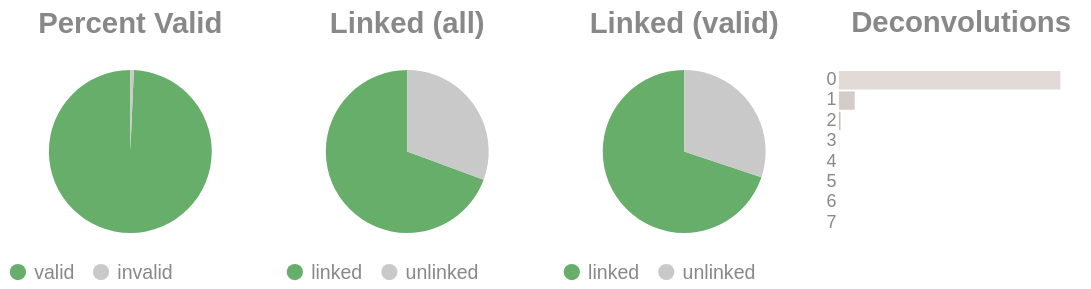

The code cell stored with this chart in its notebook:
### Code cell
if SKIPLR:
    pass
else:
    clash = Counter()
    for i in valids['molecule'].to_list():
        _mol = i.split("-")
        if len(_mol) == 1:
            clash.update('0')
        else:
            clash.update(_mol[-1])

    _d = {"deconvolutions": [], 'count': []}
    for k,v in clash.items():
        _d['deconvolutions'].append(k)
        _d['count'].append(v)

    tot_valid = valids['reads'].sum()
    mask = valids['reads'] >= 2
    n_linked_reads = valids.filter(mask)['reads'].sum()
    if n_linked_reads == 0:
        print_html("No linked molecules (>=2 reads) were detected; skipping linked-only distributions.")
        SKIPLR = True
    else:
        perc_valid = round(tot_valid / n_reads, 4)
        linked_perc_abs = round(n_linked_reads / n_reads, 4)
        linked_perc = round(n_linked_reads / tot_valid, 4)

    _valid = pl.DataFrame({"valids": ['valid', 'invalid'], "count": [tot_valid, n_reads - tot_valid]})
    _linked_abs = pl.DataFrame({"linked (absolute)": ['linked', 'unlinked'], "count": [n_linked_reads, n_reads - n_linked_reads]})
    _linked_rel = pl.DataFrame({"linked (valids)": ['linked', 'unlinked'], "count": [n_linked_reads, tot_valid - n_linked_reads]})

    (
        alt.hconcat(
            piechart(_valid, goodval = 'valid', title = "Percent Valid"),
            piechart(_linked_abs, goodval = "linked", title =  "Linked (all)"),
            piechart(_linked_rel, goodval = "linked", title =  "Linked (valid)"),
            convolutionbar(pl.DataFrame(_d), title = "Deconvolutions"),
            center = True,
            bounds = 'flush'
        )
        .resolve_scale(color='independent')
        .resolve_legend('independent')
        .properties(usermeta={'embedOptions': {"actions": False}})
    ).display()

### Figure 1 — Vega-Lite specification as saved in the notebook (floating-point values rounded to 4 significant figures)
{"width": "container", "height": 400, "config": {"title": {"anchor": "start", "dy": -15, "fontSize": 18, "color": "#888888", "subtitleColor": "#888888", "subtitleFontSize": 14}, "arc": {"fill": "#0072B2"}, "axis": {"domainColor": "#888888", "domainWidth": 0.5, "gridWidth": 0.2, "grid": false, "titleFontWeight": 400, "titleFontSize": 15, "labelFontSize": 11, "labelColor": "#888888", "tickColor": "#888888", "tickWidth": 0.2, "titleColor": "#888888"}, "axisBand": {"grid": false}, "axisX": {"grid": true, "tickSize": 10, "domainCap": "round"}, "axisY": {"domain": false, "grid": true, "tickSize": 0, "domainCap": "round"}, "background": "transparent", "header": {"labelFontSize": 15, "labelColor": "#888888", "titleFontSize": 15, "titleFontWeight": 600, "titleColor": "#888888"}, "legend": {"labelFont": "sans-serif", "labelFontSize": 12, "labelColor": "#888888", "symbolSize": 100, "symbolType": "circle", "titleFontSize": 12, "titlePadding": 10, "titleColor": "#888888", "title": null}, "range": {"category": ["#E69F00", "#56B4E9", "#009E73", "#F0E442", "#0072B2", "#D55E00", "#CC79A7", "#000000"], "diverging": ["#cfe8f3", "#a2d4ec", "#73bfe2", "#46abdb", "#1696d2", "#12719e"]}, "area": {"fill": "#0072B2", "fillOpacity": 0.7, "line": true, "strokeOpacity": 0.7}, "line": {"color": "#0072B2", "stroke": "#0072B2", "strokeWidth": 2}, "trail": {"color": "#0072B2", "stroke": "#0072B2", "strokeWidth": 0, "size": 1}, "point": {"filled": true, "fillOpacity": 1.0, "size": 95}, "text": {"color": "#888888", "fontSize": 11, "align": "right", "fontWeight": 400, "size": 11}, "bar": {"fill": "#0072B2", "stroke": null}, "view": {"stroke": null, "continuousWidth": 660, "continuousHeight": 400}}, "hconcat": [{"data": {"name": "data-f814bf3ad9f2a45d09849d7c70fbb2f8"}, "mark": {"type": "arc"}, "encoding": {"color": {"field": "valids", "legend": {"orient": "bottom", "title": null}, "scale": {"domain": ["valid", "invalid"], "range": ["#68ae6b", "#C9C9C9"]}, "title": "Valids", "type": "nominal"}, "theta": {"field": "count", "type": "quantitative"}, "tooltip": [{"field": "valids", "title": "Valids", "type": "ordinal"}, {"field": "percent", "format": ".2%", "title": "Percent", "type": "quantitative"}, {"field": "count", "title": "Count", "type": "quantitative"}]}, "height": 100, "title": {"text": "Percent Valid", "align": "center", "anchor": "middle"}, "transform": [{"calculate": "datum.count / 16119879", "as": "percent"}], "width": 150}, {"data": {"name": "data-8d27b62abf071e7aa501c1ae9bc229c4"}, "mark": {"type": "arc"}, "encoding": {"color": {"field": "linked (absolute)", "legend": {"orient": "bottom", "title": null}, "scale": {"domain": ["linked", "unlinked"], "range": ["#68ae6b", "#C9C9C9"]}, "title": "Linked (Absolute)", "type": "nominal"}, "theta": {"field": "count", "type": "quantitative"}, "tooltip": [{"field": "linked (absolute)", "title": "Linked (Absolute)", "type": "ordinal"}, {"field": "percent", "format": ".2%", "title": "Percent", "type": "quantitative"}, {"field": "count", "title": "Count", "type": "quantitative"}]}, "height": 100, "title": {"text": "Linked (all)", "align": "center", "anchor": "middle"}, "transform": [{"calculate": "datum.count / 16119879", "as": "percent"}], "width": 150}, {"data": {"name": "data-4ad19570371d4bde4841ef8433a4dde3"}, "mark": {"type": "arc"}, "encoding": {"color": {"field": "linked (valids)", "legend": {"orient": "bottom", "title": null}, "scale": {"domain": ["linked", "unlinked"], "range": ["#68ae6b", "#C9C9C9"]}, "title": "Linked (Valids)", "type": "nominal"}, "theta": {"field": "count", "type": "quantitative"}, "tooltip": [{"field": "linked (valids)", "title": "Linked (Valids)", "type": "ordinal"}, {"field": "percent", "format": ".2%", "title": "Percent", "type": "quantitative"}, {"field": "count", "title": "Count", "type": "quantitative"}]}, "height": 100, "title": {"text": "Linked (valid)", "align": "center", "anchor": "middle"}, "transform": [{"calculate": "datum.count / 16008398", "as": "percent"}], "width": 150}, {"data": {"name": "data-50f0c57f431d3d02b514a2a685b5ca69"}, "mark": {"type": "bar"}, "encoding": {"color": {"field": "deconvolutions", "legend": null, "scale": {"scheme": "lightgreyred"}, "type": "nominal"}, "tooltip": [{"field": "deconvolutions", "title": "Deconvolutions", "type": "ordinal"}, {"field": "percent", "format": ".2%", "title": "Percent", "type": "quantitative"}, {"field": "count", "title": "Count", "type": "quantitative"}], "x": {"axis": null, "field": "count", "type": "quantitative"}, "y": {"field": "deconvolutions", "sort": "ascending", "title": null, "type": "nominal"}}, "height": 100, "title": {"text": "Deconvolutions", "align": "center", "anchor": "middle"}, "transform": [{"calculate": "datum.count / 7823225", "as": "percent"}], "width": 150}], "bounds": "flush", "center": true, "resolve": {"legend": {"angle": "independent"}, "scale": {"color": "independent"}}, "usermeta": {"embedOptions": {"actions": false}}, "$schema": "https://vega.github.io/schema/vega-lite/v6.1.0.json", "datasets": {"data-f814bf3ad9f2a45d09849d7c70fbb2f8": [{"valids": "valid", "count": 16008398}, {"valids": "invalid", "count": 111481}], "data-8d27b62abf071e7aa501c1ae9bc229c4": [{"linked (absolute)": "linked", "count": 11182565}, {"linked (absolute)": "unlinked", "count": 4937314}], "data-4ad19570371d4bde4841ef8433a4dde3": [{"linked (valids)": "linked", "count": 11182565}, {"linked (valids)": "unlinked", "count": 4825833}], "data-50f0c57f431d3d02b514a2a685b5ca69": [{"deconvolutions": "0", "count": 7248780}, {"deconvolutions": "1", "count": 517198}, {"deconvolutions": "2", "count": 50473}, {"deconvolutions": "3", "count": 5892}, {"deconvolutions": "4", "count": 753}, {"deconvolutions": "5", "count": 104}, {"deconvolutions": "6", "count": 20}, {"deconvolutions": "7", "count": 5}]}}
